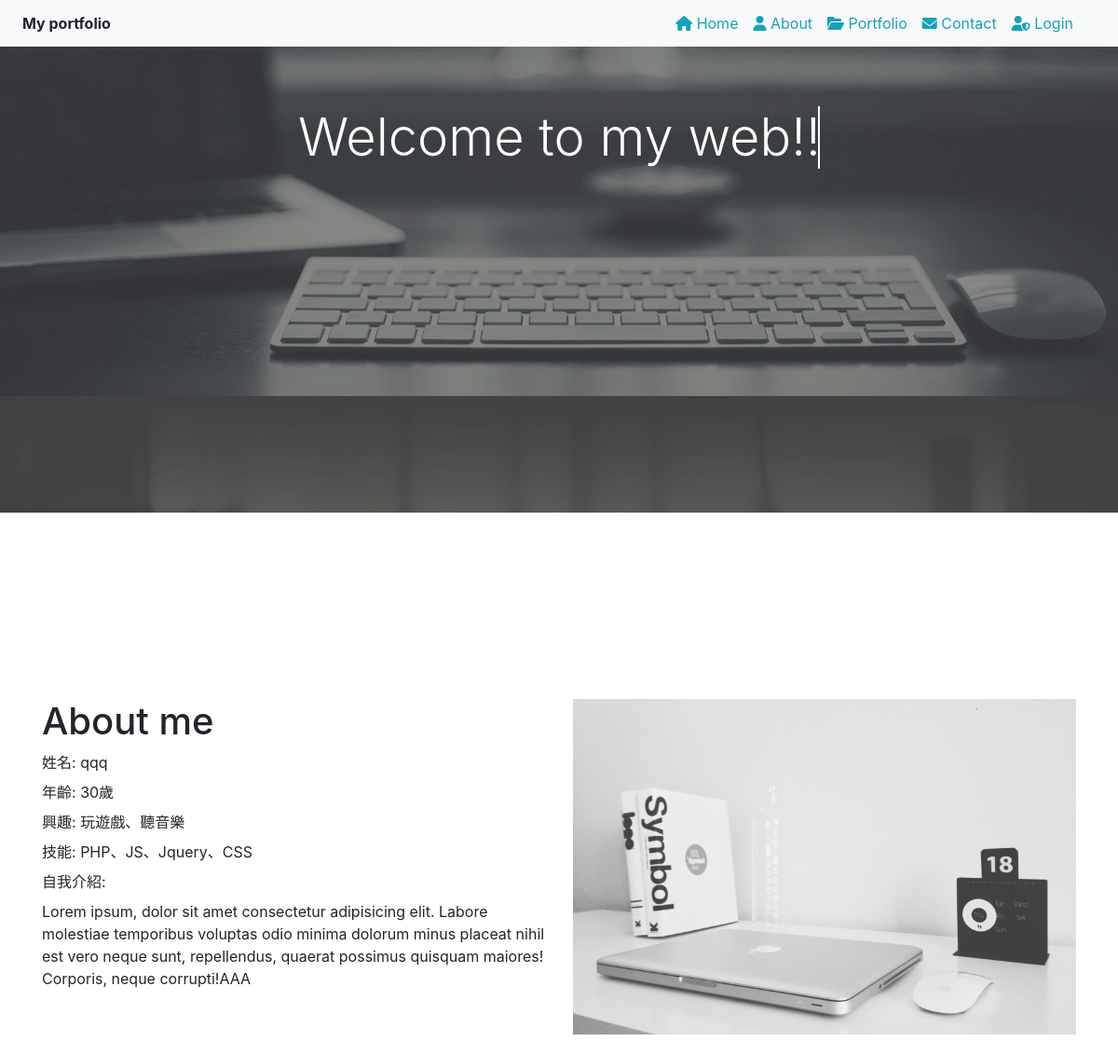
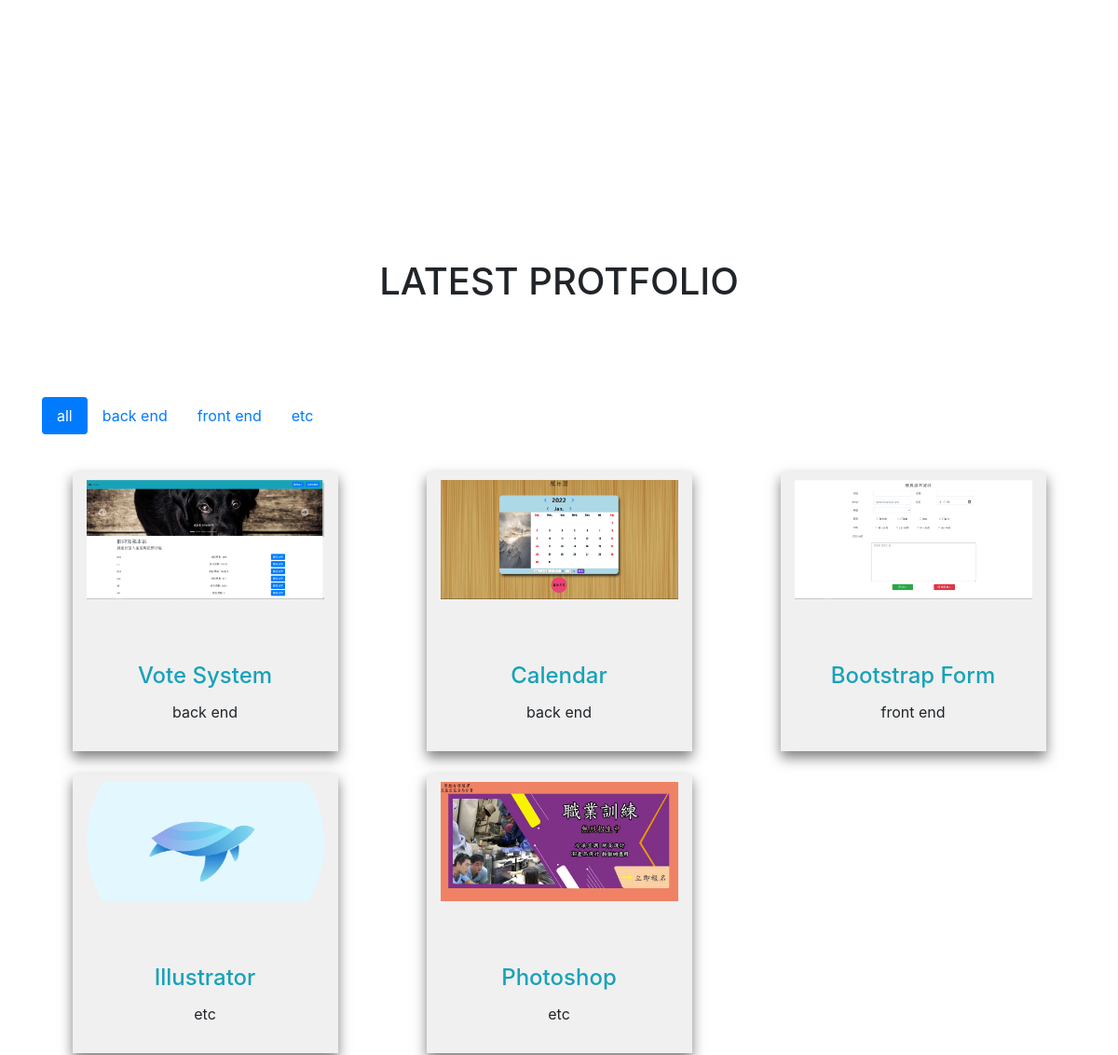
/ (upper part), run on an earlier commit of the app's database (2 pictures, top to bottom).
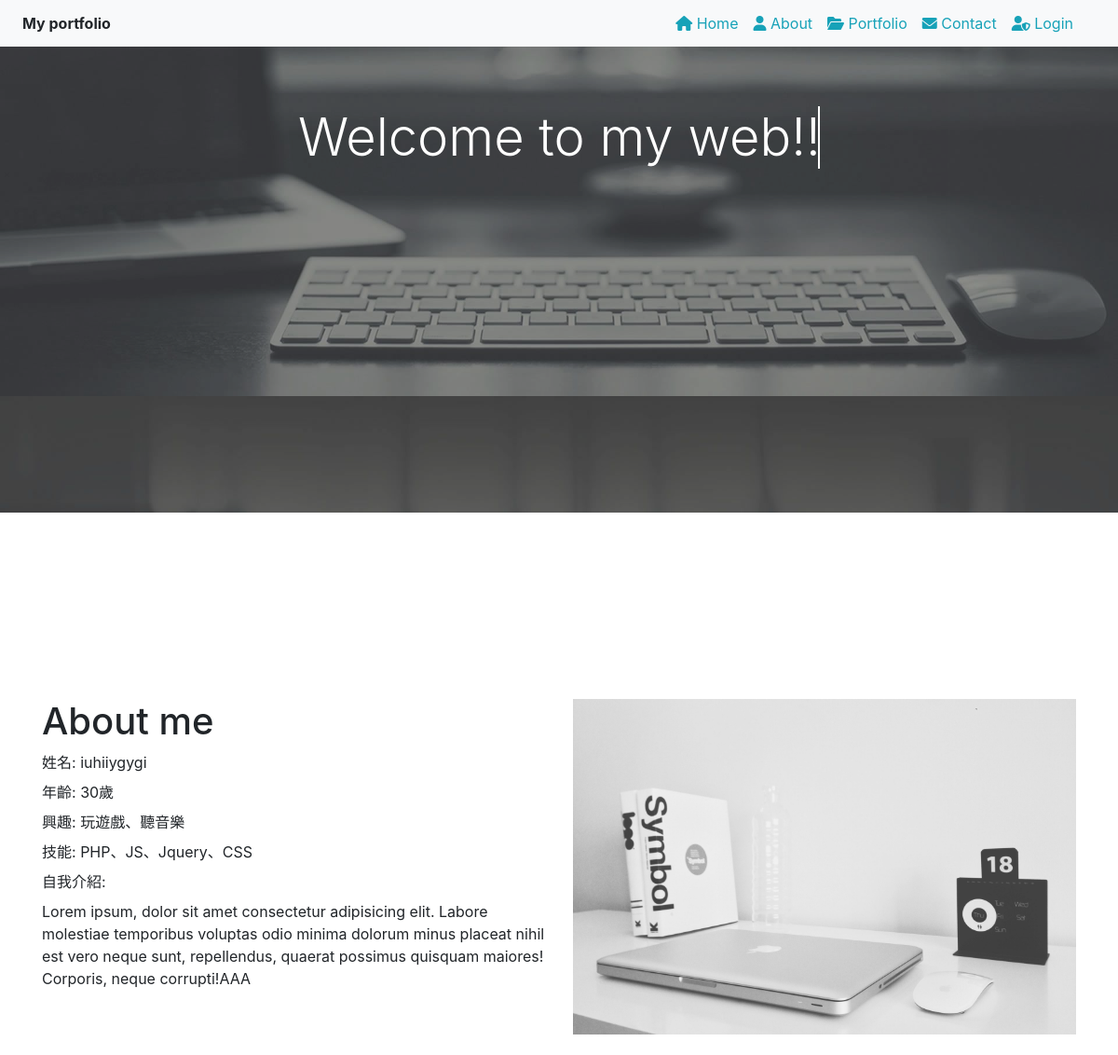
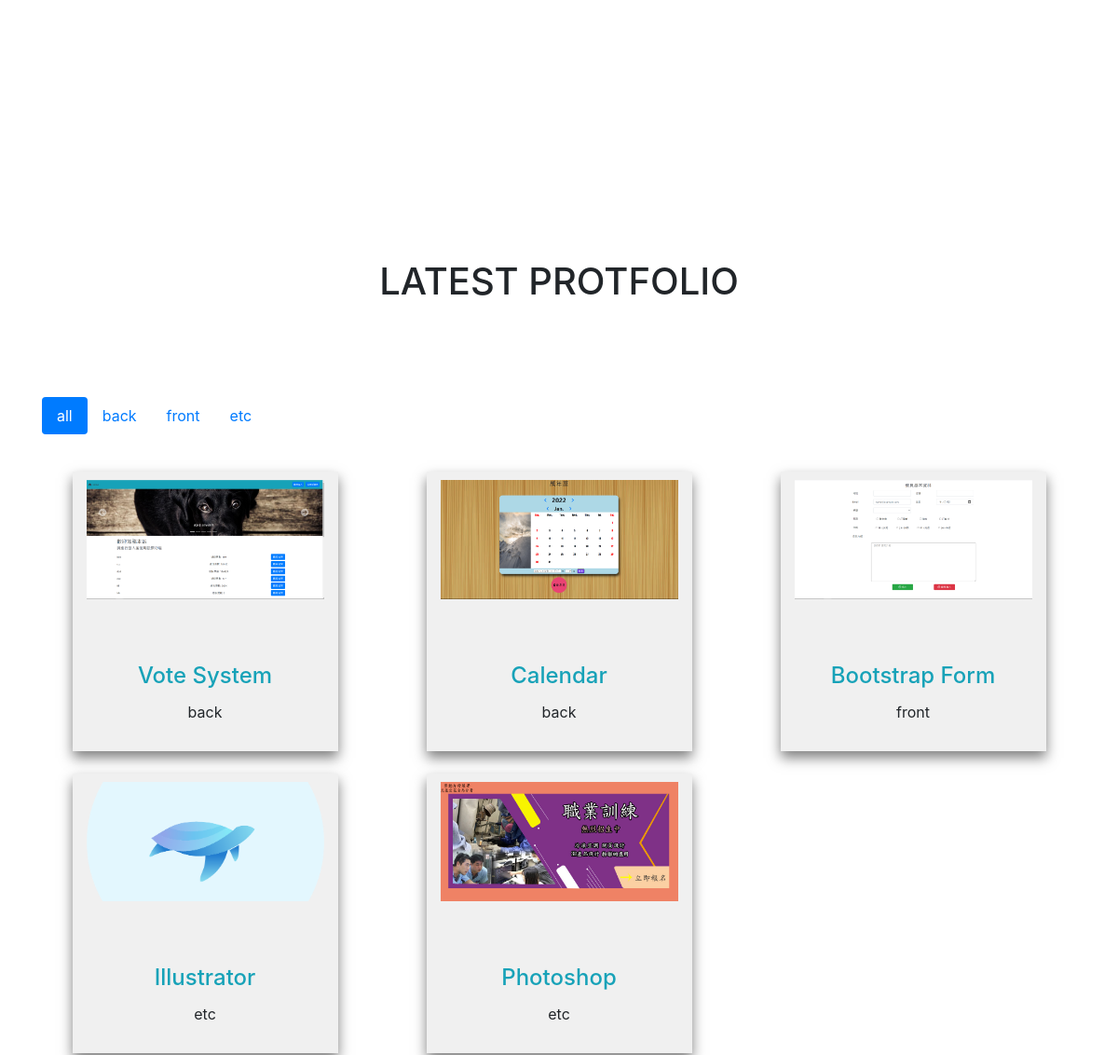
And on a later commit of the database (2 pictures, top to bottom).
### tables this page shows
CREATE TABLE `block` (
  `id` int(11) UNSIGNED NOT NULL,
  `name` text NOT NULL,
  `sh` int(3) NOT NULL DEFAULT 1
);

CREATE TABLE `intro` (
  `id` int(11) UNSIGNED NOT NULL,
  `name` varchar(10) NOT NULL,
  `age` varchar(10) NOT NULL,
  `hobby` varchar(100) NOT NULL,
  `skill` varchar(100) NOT NULL,
  `intro` varchar(300) NOT NULL
);

CREATE TABLE `introimg` (
  `id` int(11) UNSIGNED NOT NULL,
  `img` text NOT NULL,
  `name` text NOT NULL,
  `sh` int(3) UNSIGNED NOT NULL DEFAULT 0
);

CREATE TABLE `portfolios` (
  `id` int(11) UNSIGNED NOT NULL,
  `img` varchar(64) NOT NULL,
  `sh` int(1) UNSIGNED NOT NULL,
  `link` varchar(64) NOT NULL,
  `title` varchar(64) NOT NULL,
  `class` varchar(64) NOT NULL
);

### base.php (called while the page is built, shortened)
<?php
class DB{
    protected $dsn="mysql:host=localhost;charset=utf8;dbname=portfolio";
    protected $user="root";
    protected $pw="";
    protected $table;
    protected $pdo;
    public function __construct($table){
        $this->table=$table;
        $this->pdo=new PDO($this->dsn,$this->user,$this->pw);
    }
    public function all(...$arg){
        $sql="SELECT * FROM $this->table ";
        switch(count($arg)){
            case 1:
                if(is_array($arg[0])){
                    foreach($arg[0] as $key=>$value){
                        $tmp[]="`$key`='$value'";
                    }
                    $sql.=" WHERE " . implode(" AND ",$tmp);
                }else{
                    $sql.=$arg[0];
                }
                break;
        }
        return $this->pdo->query($sql)->fetchAll(PDO::FETCH_ASSOC);
    }
    public function math($method,$col,...$arg){
        $sql="SELECT $method($col) FROM $this->table ";
        switch(count($arg)){
            case 1:
                if(is_array($arg[0])){
                    foreach($arg[0] as $key=>$value){
                        $tmp[]="`$key`='$value'";
                    }
                    $sql.=" WHERE " . implode(" AND ",$tmp);
                }else{
                    $sql.=$arg[0];
                }
                break;
        }
        return $this->pdo->query($sql)->fetchColumn();
    }
    public function q($sql){
        return $this->pdo->query($sql)->fetchAll(PDO::FETCH_ASSOC);
    }
}
$Portfolios=new DB('portfolios');
$Intro=new DB('intro');
$Introimg=new DB('introimg');
$Block=new DB("block");
?>

### front/portfolio2.php (the view, shortened to what this page needs)
<?php
$abouts=$Block->all();
foreach($abouts as $about){
    if($about["name"]=="portfolio" && $about["sh"]==1){
        ?>
<div id="portfolio" class="container" style="margin-top: 300px;">
        <h1 class="text-center" style="margin-bottom: 100px;">LATEST PROTFOLIO</h1>
        <ul class="nav nav-pills mb-3" id="pills-tab" role="tablist">
        <li class="nav-item" role="presentation">
          <a class="nav-link mytab active" id="pills-all-tab" data-toggle="pill" href="#pills-all" role="tab" aria-controls="pills-all" aria-selected="true">all</a>
        </li>
        <?php
            $contents=$Portfolios->q("SELECT DISTINCT `class` FROM `portfolios` WHERE `sh`='1'");
            foreach($contents as $content){
                ?>
                <li class="nav-item" role="presentation">
                <a class="nav-link mytab4" id="pills-<?=$content['class'];?>-tab" data-toggle="pill" href="#pills-<?=$content['class'];?>" role="tab" aria-controls="pills-<?=$content['class'];?>" aria-selected="false"><?=$content['class'];?></a>
                </li>
                <?php
            }
        ?>
      </ul>
      <div class="tab-content" id="pills-tabContent">
        <div class="tab-pane fade show active" id="pills-all" role="tabpanel" aria-labelledby="pills-all-tab">
            <div id="" class="row">
            <?php
            $rows=$Portfolios->all(["sh"=>1]);
            $total=$Portfolios->math("count","*",["sh"=>1]);
            $count=1;
            foreach($rows as $key=>$row){
                if($total==$count){
                    if($count%3==0){
                        ?>
                        <div class="col-md-3 col-12 mx-auto portfolio mt-4">
                        <div style= "position:relative; min-height: 130px;">
                            <div class="text-center">
                                <img class="portfolio_img" src="img/<?=$row["img"];?>" alt="Card image" style="object-fit: cover;width:100%;height: 137px;padding-top: 9px;">
                            </div>
                            <div class="bbb" style="display: inline-block; position:absolute;left:0%; top:10px; background-image: linear-gradient(rgba(0,0,0,0.5),rgba(0,0,0,0.6));width: 100%;height: 93%;"></div>
                            <div class="show_text" style="position:absolute; left:20%; top:70%; color:white; font-weight:bold ">
                                <a style="text-decoration: none; color: white;" href="<?=$row["link"];?>">show</a>
                            </div>
                            <div class="show_text" style="position:absolute; left:50%; top:70%; color:white; font-weight:bold ">
                                <a style="text-decoration: none; color: white;" href="<?=$row["link2"];?>">Github</a>
                            </div>
                        </div>
                        <div class="card-body mt-5">
                            <h4 class="card-title text-center text-info"><?=$row["title"];?></h4>
                            <p class="card-text text-center"><?=$row["class"];?></p>
                        </div>
                        </div>
                        <?php
                    }else{
                        ?>
                        <div class="col-md-3 col-12 mx-auto portfolio mt-4">
                        <div style= "position:relative; min-height: 130px;">
                            <div class="text-center">
                                <img class="portfolio_img" src="img/<?=$row["img"];?>" alt="Card image" style="object-fit: cover;width:100%;height: 137px;padding-top: 9px;">
                            </div>
                        </div>
                        <div class="card-body mt-5">
                            <h4 class="card-title text-center text-info"><?=$row["title"];?></h4>
                            <p class="card-text text-center"><?=$row["class"];?></p>
                        </div>
                        </div>
                        <div class="offset-3 col-md-3 col-12 mx-auto"></div>
                        <?php
                    }
                }else{
                    if($count%3==0){
                        ?>
                        <div class="col-md-3 col-12 mx-auto portfolio mt-4">
                        <div style= "position:relative; min-height: 130px;">
                            <div class="text-center">
                                <img class="portfolio_img" src="img/<?=$row["img"];?>" alt="Card image" style="object-fit: cover;width:100%;height: 137px;padding-top: 9px;">
                            </div>
                        </div>
                        <div class="card-body mt-5">
                            <h4 class="card-title text-center text-info"><?=$row["title"];?></h4>
                            <p class="card-text text-center"><?=$row["class"];?></p>
                        </div>
                        </div>
                        <?php
                    }else{
                        ?>
                        <div class="col-md-3 col-12 mx-auto portfolio mt-4">
                        <div style= "position:relative; min-height: 130px;">
                            <div class="text-center">
                                <img class="portfolio_img" src="img/<?=$row["img"];?>" alt="Card image" style="object-fit: cover;width:100%;height: 137px;padding-top: 9px;">
                            </div>
                        </div>
                        <div class="card-body mt-5">
                            <h4 class="card-title text-center text-info"><?=$row["title"];?></h4>
                            <p class="card-text text-center"><?=$row["class"];?></p>
                        </div>
                        </div>
                        <?php
                    }
                }
                $count++;
            }
            ?>
            </div>
        </div>
      </div>
    </div>
    <?php
    }
}
?>

### index.php (shortened to what this page needs)
<?php
    include_once "base.php";
?>
<!DOCTYPE html>
<html lang="en">
<head>
    <link rel="stylesheet" href="https://cdn.jsdelivr.net/npm/bootstrap@4.6.1/dist/css/bootstrap.min.css"
>
    <link rel="stylesheet" href="https://cdnjs.cloudflare.com/ajax/libs/font-awesome/6.0.0-beta3/css/all.min.css"
 />
    <link rel="stylesheet" href="css/style.css">
</head>
<body>
    <?php
        include "front/navbar.php";
    ?>
    <?php
        include "front/jumbotron.php";
    ?>
    <?php
        include "front/intro.php";
    ?>
    <?php
        include "front/portfolio2.php";
    ?>
</body>
</html>

### front/navbar.php (shortened to what this page needs)
<nav class="navbar-expand-lg navbar-light bg-light clearfix fixed-top" style="min-height: 50px; line-height: 50px;">
        <div class="float-left">
            <span class="mx-4 font-weight-bold">My portfolio</span>
        </div>
        <div class="collapse navbar-collapse float-right" id="navbarNav">
            <ul class="navbar-nav">
                <li class="" style="cursor: pointer;">
                    <a class="mx-2 text-info" style="text-decoration: none;" href="#"><i class="fas fa-home"></i> Home</a>
                </li>
                <li class="" style="cursor: pointer;">
                    <a class="mx-2 text-info" style="text-decoration: none;" onclick="about()"><i class="fas fa-user"></i> About</a>
                </li>
                <li class="" style="cursor: pointer;">
                    <a class="mx-2 text-info" style="text-decoration: none;" onclick="portfolio()"><i class="fas fa-folder-open"></i> Portfolio</a>
                </li>
                <li class="" style="cursor: pointer;">
                    <a class="mx-2 text-info" style="text-decoration: none;" onclick="contact()"><i class="fas fa-envelope"></i> Contact</a>
                </li>
                <?php
                if(isset($_SESSION["user"]) && $_SESSION["user"]="admin"){
                ?>
                    <li class="" style="cursor: pointer;">
                        <a href="back/index.php" class="mx-2 text-info" style="text-decoration: none;"><i class="fas fa-hand-point-left"></i> 前往後台</a>
                    </li>
                    <li class="" style="cursor: pointer;">
                        <a href="api/logout.php" class="ml-2 mr-5 text-info" style="text-decoration: none;"><i class="fas fa-user-shield"></i> Logout</a>
                    </li>
                <?php
                }else{
                ?>
                    <li class="" style="cursor: pointer;">
                        <a href="login.php" class="ml-2 mr-5 text-info" style="text-decoration: none;"><i class="fas fa-user-shield"></i> Login</a>
                    </li>
                <?php
                }
                ?>
            </ul>
        </div>
    </nav>

### front/jumbotron.php
<div class="jumbotron jumbotron-fluid typing-txt-block anim" style="margin-top: 50px;">
        <div class="container">
          <h1 id="title" class="display-4 text-white mx-auto">Welcome to my web!!</h1>
        </div>
    </div>

### front/intro.php
<?php
    $rows=$Intro->all();
    foreach($rows as $row){
    }
    $imgs=$Introimg->all(["sh"=>1]);
    foreach($imgs as $img){}
?>
<?php
$abouts=$Block->all();
foreach($abouts as $about){
    if($about["name"]=="about" && $about["sh"]==1){
        ?>
    <div id="about" class="container" style="margin-top: 200px;">
        <div class="row">
        <div class="col-md-6 col-12">
            <h1>About me</h1>
            <div>
                <label>姓名:</label>
                <?=$row["name"];?>
            </div>
            <div>
                <label>年齡:</label>
                <?=$row["age"];?>
            </div>
            <div >
                <label>興趣:</label>
                <?=$row["hobby"];?>
            </div>
            <div >
                <label>技能:</label>
                <?=$row["skill"];?>
            </div>
            <div>
                <label>自我介紹:</label><br>
                <?=$row["intro"];?>
            </div>
        </div>
            <div class="col-md-6 col-12">
                <img src="img/<?=$img["img"];?>" width="100%">
            </div>
        </div>
    </div>
    <?php
    }else{
    }
}
?>

### css/style.css (style rules this page uses)
* { box-sizing: border-box; }
.jumbotron { background-image: url("../img/5652030.jpg"); background-size:cover; background-position: 0 -300px; min-height: 500px; opacity:0.8; }
.portfolio { box-shadow: 0px 7px 13px 0px rgba(0,0,0,0.5); transition: all 1s; background-color: #f0f0f0; min-height: 300px; }
.portfolio_img { transition: all 1s; height: 100%; width: 100%; object-fit:contain; }
#title { width: 10em; border-right: .05em solid; overflow: hidden; white-space: nowrap; animation: typing 3s steps(11), caret 1s steps(1) infinite; }
.typing-txt-block.anim { -webkit-animation: anim 20s ease-in-out infinite; animation: anim 20s ease-in-out infinite; }

What changed in the data, as far as the page shows it:
changed intro "玩遊戲、聽音樂": name "qqq" → "iuhiiygygi"
changed portfolios "Vote System": class "back end" → "back"
changed portfolios "Calendar": class "back end" → "back"
changed portfolios "Bootstrap Form": class "front end" → "front"
Also different on the page:
new list line: "back"
new list line: "front"
list line gone: "back end"
list line gone: "front end"
